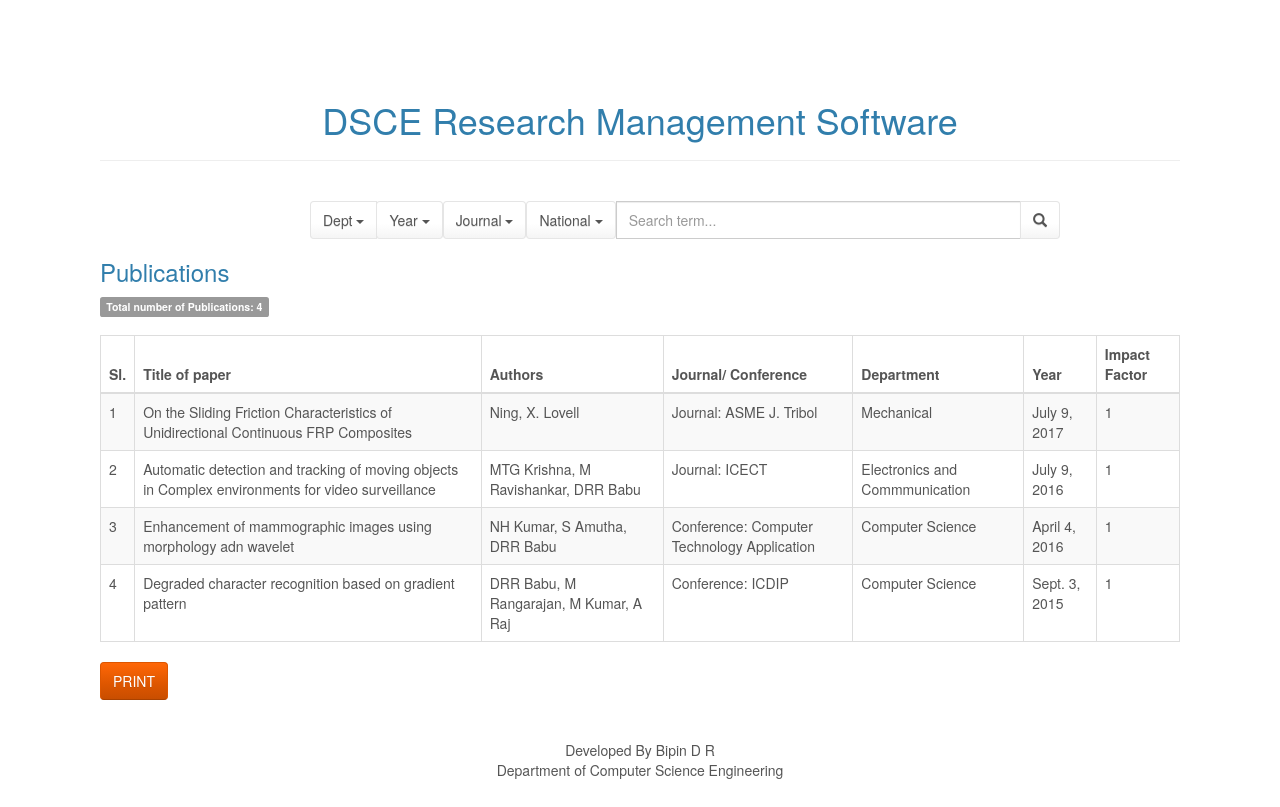
Page /publications/ on the earlier database version.
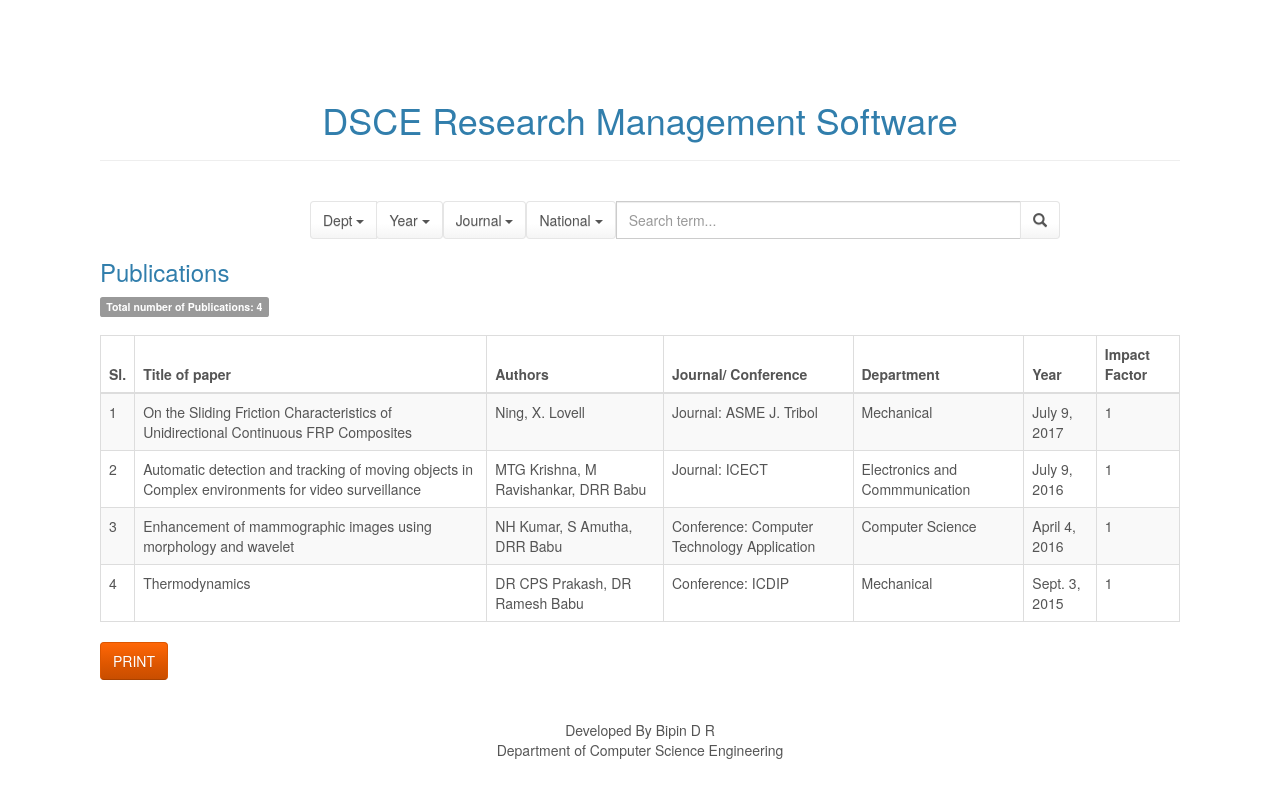
Same page on the later database version.
### Publications/models.py (models this page shows, shortened)
class publication(models.Model):
    dept = models.CharField(max_length=100)
    title = models.CharField(max_length=200,unique=True )
    author = models.CharField(max_length=100)
    Journal_name =models.CharField(max_length=100)
    type = models.CharField(max_length=100, choices=[('conference', 'conference'), ('journal', 'journal')])
    nationality = models.CharField(max_length=100, choices=[('national','national'),('international','international')])
    page_no = models.CharField(max_length=50,blank=True)
    volume = models.IntegerField(blank=True)
    year = models.DateField()
    impact_factor = models.CharField(max_length=200)
    citations = models.CharField(max_length=10)

### Publications/views.py (the view)
def index(request):
    global all_publications
    all_publications = publication.objects.all()
    total = all_publications.count()
    context = {
        'all_publications': all_publications,
        'total': total,
    }
    return render(request, 'publications/index.html', context)

### Publications/templates/publications/index.html (shortened to what this page needs)
<!DOCTYPE html>
<html>
<head>
    {% load staticfiles %}
    <link rel="stylesheet" href="{% static 'assets/bootstrap/css/bootstrap.min.css' %}">
    <link rel="stylesheet" href="{% static 'assets/css/styles.css' %}">
</head>
<body>
<h1 align="center">DSCE Research Management Software</h1>
<hr>
<br>
<div class="container">
    <form type="get" action="/publications/bob" style="margin: 0">
        <div class="row">
            <div class="col-xs-8 col-xs-offset-2">
                <div class="input-group">
                    <div class="input-group-btn search-panel">
                        <button type="button" class="btn btn-default dropdown-toggle" data-toggle="dropdown">
                            <span id="search_dept">Dept</span> <span class="caret"></span>
                        </button>
                    </div>
                    <div class="input-group-btn search-panel">
                        <button type="button" class="btn btn-default dropdown-toggle" data-toggle="dropdown">
                            <span id="search_date">Year</span> <span class="caret"></span>
                        </button>
                    </div>
                    <div class="input-group-btn search-panel">
                        <button type="button" class="btn btn-default dropdown-toggle" data-toggle="dropdown">
                            <span id="search_type">Journal</span> <span class="caret"></span>
                        </button>
                    </div>
                    <div class="input-group-btn search-panel">
                        <button type="button" class="btn btn-default dropdown-toggle" data-toggle="dropdown">
                            <span id="search_nationality">National</span> <span class="caret"></span>
                        </button>
                    </div>
                    <input type="text" class="form-control" name="search_box" placeholder="Search term...">
                    <span class="input-group-btn">
                    <button id="search_submit" class="btn btn-default" type="submit"><span
                            class="glyphicon glyphicon-search"></span></button>
                    </span>
                </div>
            </div>
        </div>
    </form>
</div>
<a href="/publications">
    <h3>Publications</h3>
</a>
<span class="label label-default">Total number of Publications: {{ total }}</span>
<br>
<br>
{% if all_publications %}
    <div class="table-responsive">
        <table class="table table-striped table-bordered">
            <thead>
            <tr>
                <th>Sl.</th>
                <th>Title of paper</th>
                <th>Authors</th>
                <th>Journal/ Conference</th>
                <th>Department</th>
                <th>Year</th>
                <th>Impact Factor</th>
            </tr>
            </thead>
            <tbody>
            {% for i in all_publications %}
                <tr>
                    <td>{{ forloop.counter }}</td>
                    <td>{{ i.title }}</td>
                    <td>{{ i.author }}</td>
                    <td>{{ i.type.capitalize }}: {{ i.Journal_name }}</td>
                    <td>{{ i.dept }}</td>
                    <td>{{ i.year }}</td>
                    <td>{{ i.impact_factor }}</td>
                </tr>
            {% endfor %}
            </tbody>
        </table>
    </div>
{% else %}
    <strong>No Publications</strong>
    <br>
    <br>
    <br>
{% endif %}
<button type="button" class="btn btn-warning" onclick=" window.location.href='/publications/print'">
    PRINT
</button>
<br>
<br>
<br>
<div class="footer">Developed By Bipin D R</div>
<div class="footer"> Department of Computer Science Engineering</div>
</body>
</html>

Differences in the rows shown:
changed publication "NH Kumar, S Amutha, DRR Babu": title "Enhancement of mammographic images using morphology adn wavelet" → "Enhancement of mammographic images using morphology and wavelet"
changed publication "ICDIP": title "Degraded character recognition based on gradient pattern" → "Thermodynamics"; author "DRR Babu, M Rangarajan, M Kumar, A Raj" → "DR CPS Prakash, DR Ramesh Babu"; dept "Computer Science" → "Mechanical"
